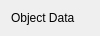
<?xml version="1.0" encoding="UTF-8"?>
<ui version="4.0">
 <class>ObjectData</class>
 <widget class="QWidget" name="ObjectData">
  <property name="geometry">
   <rect>
    <x>0</x>
    <y>0</y>
    <width>100</width>
    <height>35</height>
   </rect>
  </property>
  <property name="windowTitle">
   <string>Form</string>
  </property>
  <layout class="QVBoxLayout" name="verticalLayout">
   <item>
    <widget class="QLabel" name="label">
     <property name="text">
      <string>Object Data</string>
     </property>
    </widget>
   </item>
  </layout>
 </widget>
 <resources/>
 <connections/>
</ui>
